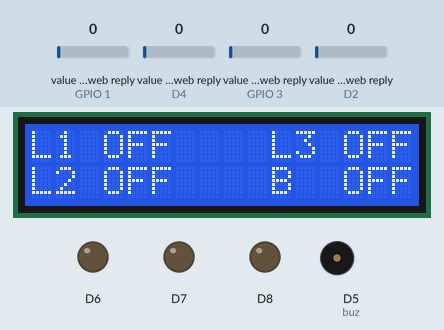
A sketch run on a simulated ESP8266 (NodeMCU). On the bench: 16×2 character LCD, output pins drawn as LEDs (lit = HIGH), buzzer (waves = sounding, pin HIGH). The inputs (shaded band) are chosen by the test bench; at power-on: value in the web reply (sensors on GPIO 1, D4, GPIO 3, D2) 0. WiFi joins after 1.5 s; servers stay silent unless stated; web services answer with replies made up by the test bench; what the sketch prints to the serial monitor is not drawn.

Above: at 3.2 s.

The sketch:

18092024_LEDControl.ino
```cpp
#include <ESP8266WiFi.h>
#include "secrets.h"
#include "ThingSpeak.h"

char ssid[] = SECRET_SSID;
char pass[] = SECRET_PASS;

unsigned long channel = 2659863;

unsigned int led1 = 1;
unsigned int led2 = 2;
unsigned int led3 = 3;
unsigned int led4 = 4;

WiFiClient client;
#include <LCD_I2C.h>
LCD_I2C lcd(0x27, 16, 2);

#define buz D5

void setup() {
  Serial.begin(9600);
  delay(100);
  pinMode(buz, OUTPUT);
  pinMode(D8, OUTPUT);
  pinMode(D7, OUTPUT);
  pinMode(D6, OUTPUT);
  digitalWrite(D8, 0);
  digitalWrite(D7, 0);
  digitalWrite(D6, 0);
  Serial.println();
  Serial.println();
  Serial.print("Connecting to ");
  Serial.println(SECRET_SSID);
  lcd.begin();
  lcd.backlight();
  WiFi.begin(SECRET_SSID, SECRET_PASS);
  while (WiFi.status() != WL_CONNECTED) {  //Cek koneksi Wifi.
    delay(500);
    Serial.print(".");
  }
  ThingSpeak.begin(client);
}

void loop() {
  lcd.clear();
  //update data terakhir dari field Thingspeak
  int led_1 = ThingSpeak.readFloatField(channel, led1);
  int led_2 = ThingSpeak.readFloatField(channel, led2);
  int led_3 = ThingSpeak.readFloatField(channel, led3);
  int led_4 = ThingSpeak.readFloatField(channel, led4);

  //relay2
  if (led_1 == 1) {
    lcd.setCursor(0, 0);
    lcd.print("L1 ON");
    digitalWrite(D8, 1);
    Serial.println("D8 is On..!");
    delay(100);
  } else {
    lcd.setCursor(0, 0);
    lcd.print("L1 OFF");
    digitalWrite(D8, 0);
    Serial.println("D8 is Off..!");
    delay(100);
  }
  //led3
  if (led_2 == 1) {
    lcd.setCursor(0, 1);
    lcd.print("L2 ON");
    digitalWrite(D7, 1);
    Serial.println("D7 is On..!");
    delay(100);
  } else {
    lcd.setCursor(0, 1);
    lcd.print("L2 OFF");
    digitalWrite(D7, 0);
    Serial.println("D7 is Off..!");
    delay(100);
  }

  //relay1
  if (led_3 == 1) {
    lcd.setCursor(10, 0);
    lcd.print("L3 ON");
    digitalWrite(D6, 1);
    Serial.println("D6 is On..!");
    delay(100);
  } else {
    lcd.setCursor(10, 0);
    lcd.print("L3 OFF");
    digitalWrite(D6, 0);
    Serial.println("D6 is Off..!");
    delay(100);
  }

  //buzzer
  if (led_4 == 1) {
    lcd.setCursor(10, 1);
    lcd.print("B  ON");
    digitalWrite(buz, 1);
    Serial.println("buz is On..!");
    delay(100);
  } else {
    lcd.setCursor(10, 1);
    lcd.print("B  OFF");
    digitalWrite(buz, 0);
    Serial.println("buz is Off..!");
    delay(100);
  }
  delay(500);
}
```

Measured:
- by itself, everything shown: repeats every 2.1 s, in 4 steps
- what the display in image 0 shows lasts 0.6 s, from 3.2 s to 3.8 s
